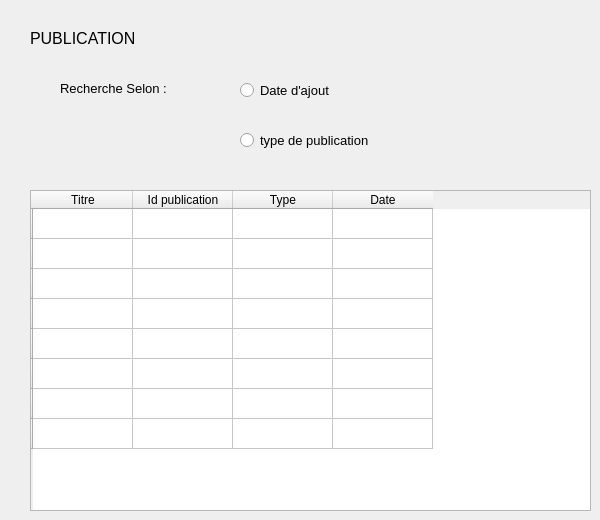
    <widget class="QWidget" name="tab_4">
     <attribute name="title">
      <string>Tri des publications</string>
     </attribute>
     <widget class="QLabel" name="label_19">
      <property name="geometry">
       <rect>
        <x>30</x>
        <y>30</y>
        <width>171</width>
        <height>16</height>
       </rect>
      </property>
      <property name="font">
       <font>
        <pointsize>12</pointsize>
       </font>
      </property>
      <property name="text">
       <string>PUBLICATION</string>
      </property>
     </widget>
     <widget class="QLabel" name="label_20">
      <property name="geometry">
       <rect>
        <x>60</x>
        <y>80</y>
        <width>181</width>
        <height>16</height>
       </rect>
      </property>
      <property name="font">
       <font>
        <pointsize>10</pointsize>
       </font>
      </property>
      <property name="text">
       <string>Recherche Selon :</string>
      </property>
     </widget>
     <widget class="QRadioButton" name="radioButton">
      <property name="geometry">
       <rect>
        <x>240</x>
        <y>80</y>
        <width>121</width>
        <height>20</height>
       </rect>
      </property>
      <property name="font">
       <font>
        <pointsize>10</pointsize>
       </font>
      </property>
      <property name="text">
       <string>Date d'ajout</string>
      </property>
     </widget>
     <widget class="QRadioButton" name="radioButton_2">
      <property name="geometry">
       <rect>
        <x>240</x>
        <y>130</y>
        <width>181</width>
        <height>20</height>
       </rect>
      </property>
      <property name="font">
       <font>
        <pointsize>10</pointsize>
       </font>
      </property>
      <property name="text">
       <string>type de publication</string>
      </property>
     </widget>
     <widget class="QTableWidget" name="tableWidget_2">
      <property name="geometry">
       <rect>
        <x>30</x>
        <y>190</y>
        <width>561</width>
        <height>321</height>
       </rect>
      </property>
      <row>
       <property name="text">
        <string/>
       </property>
      </row>
      <row>
       <property name="text">
        <string/>
       </property>
      </row>
      <row>
       <property name="text">
        <string/>
       </property>
      </row>
      <row>
       <property name="text">
        <string/>
       </property>
      </row>
      <row>
       <property name="text">
        <string/>
       </property>
      </row>
      <row>
       <property name="text">
        <string/>
       </property>
      </row>
      <row>
       <property name="text">
        <string/>
       </property>
      </row>
      <row>
       <property name="text">
        <string/>
       </property>
      </row>
      <column>
       <property name="text">
        <string>Titre</string>
       </property>
      </column>
      <column>
       <property name="text">
        <string>Id publication</string>
       </property>
      </column>
      <column>
       <property name="text">
        <string>Type</string>
       </property>
      </column>
      <column>
       <property name="text">
        <string>Date</string>
       </property>
      </column>
     </widget>
    </widget>
